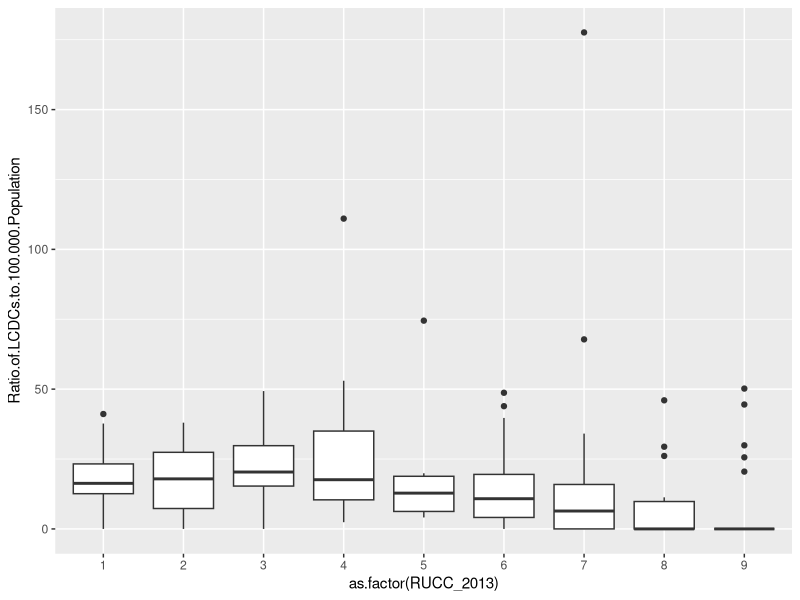
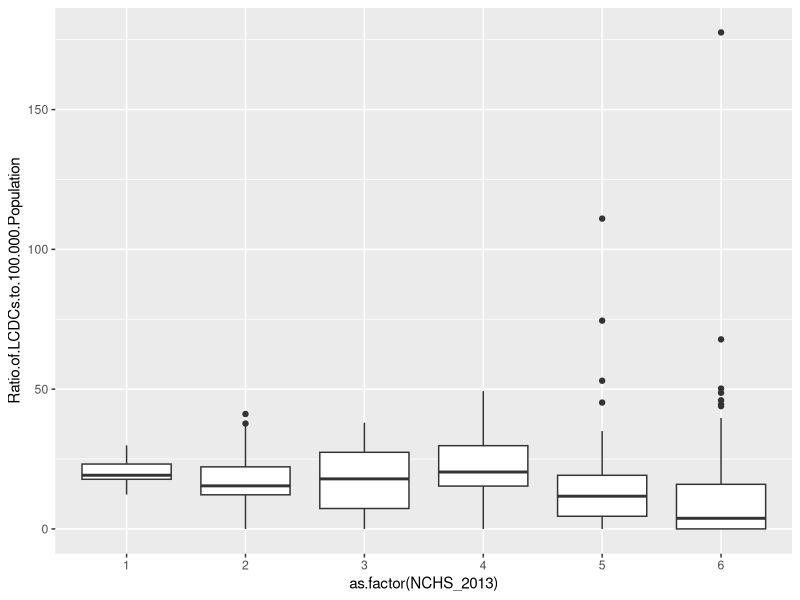
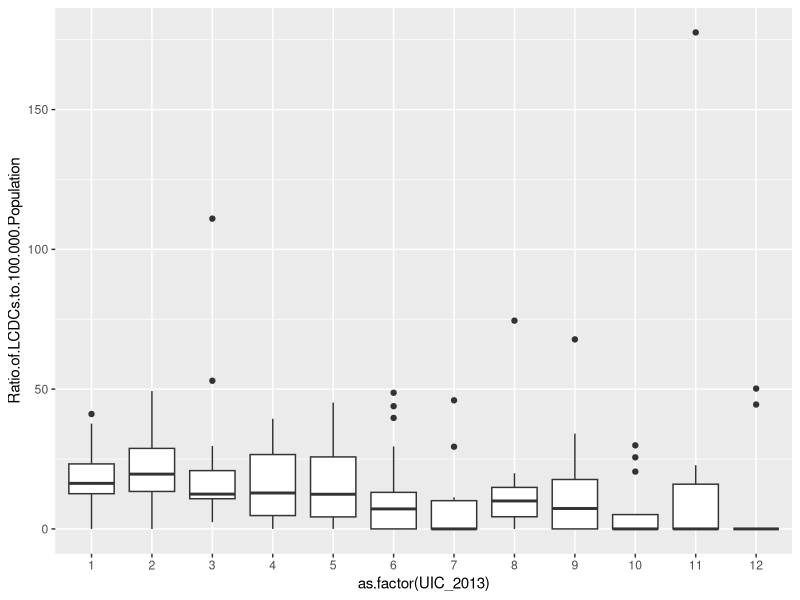
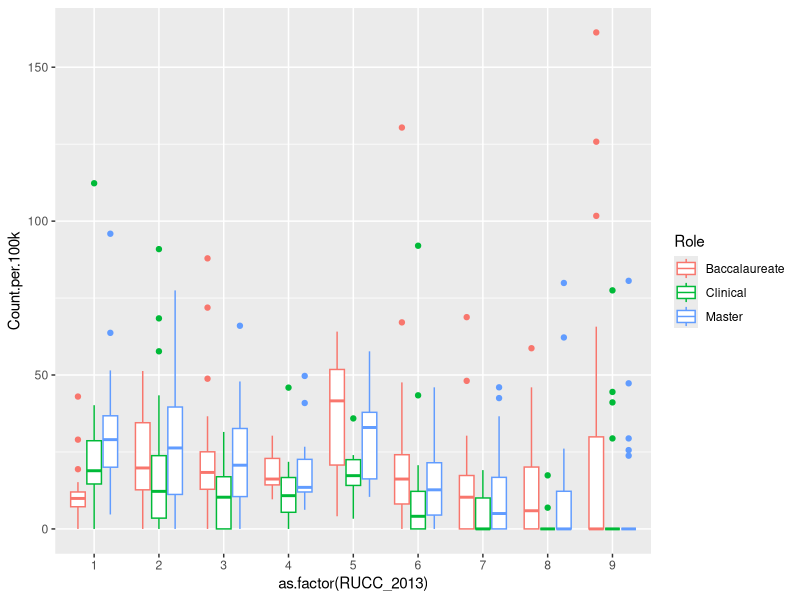
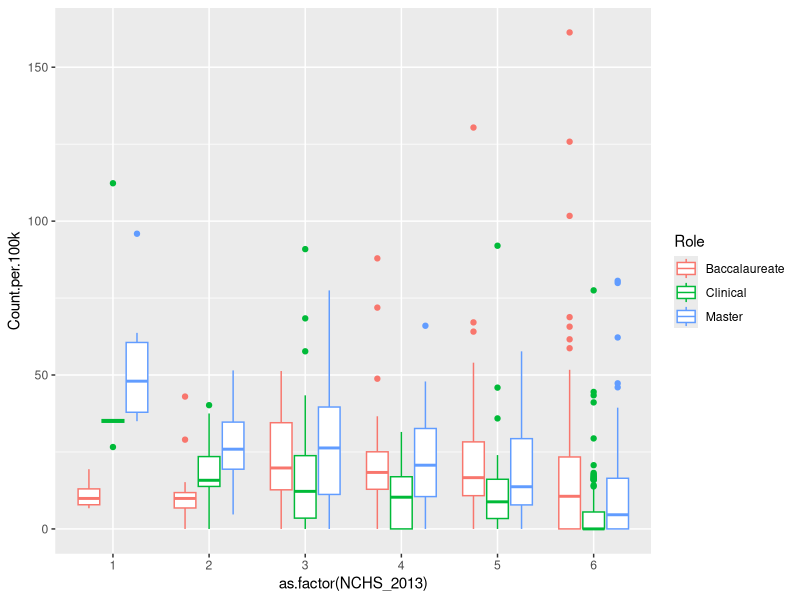
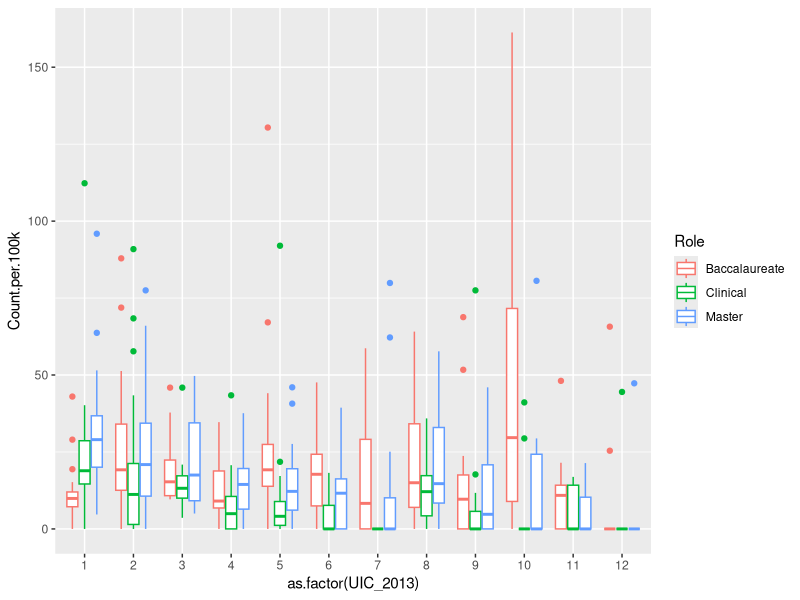
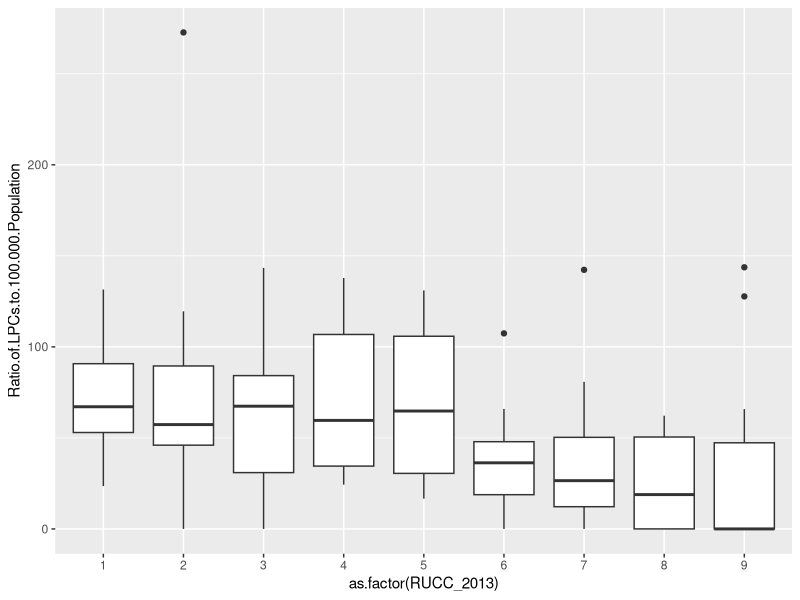
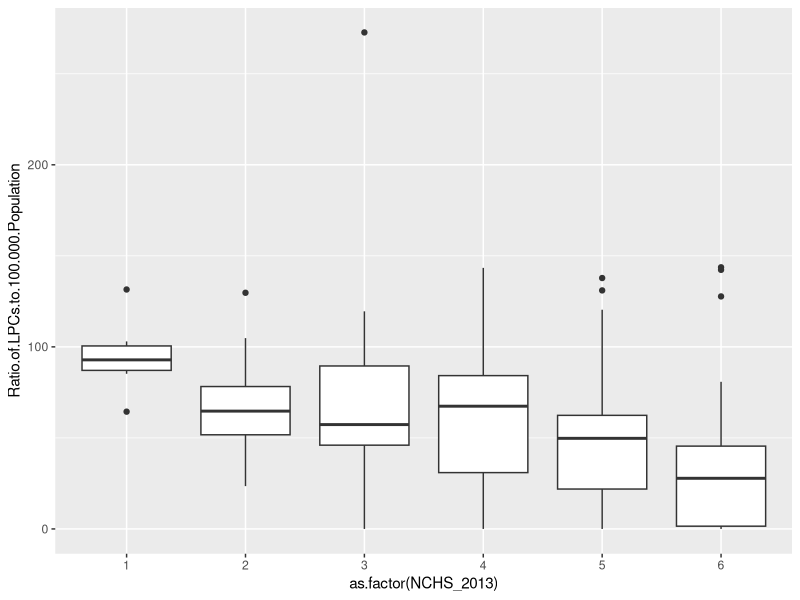

The R script that drew these images, in order:
# Exploratory data for Texas health workers

library(ggplot2)

#setwd('..')
setwd("C:/Users/met48/Desktop/V1.3_CHERR-mental_health_data_processing/dashboard_data")

TX_health_workers_2020 <- read.csv("dashboard_data_v_1_3.csv")

colnames(TX_health_workers_2020)

# Licensed chemical dependency counselors

ggplot(TX_health_workers_2020, aes(x=as.factor(RUCC_2013), y=Ratio.of.LCDCs.to.100.000.Population))+
  geom_boxplot()

ggplot(TX_health_workers_2020, aes(x=as.factor(NCHS_2013), y=Ratio.of.LCDCs.to.100.000.Population))+
  geom_boxplot()

ggplot(TX_health_workers_2020, aes(x=as.factor(UIC_2013), y=Ratio.of.LCDCs.to.100.000.Population))+
  geom_boxplot()

# Licensed social workers

LCSWs <- TX_health_workers_2020[,c("Name", "Ratio.of.LCSWs.to.100.000.Population", "RUCC_2013", "NCHS_2013", "UIC_2013")]
LCSWs$Role <- "Clinical"
colnames(LCSWs) <- c("County", "Count.per.100k", "RUCC_2013", "NCHS_2013", "UIC_2013", "Role")

LBSWs <- TX_health_workers_2020[,c("Name", "Ratio.of.LBSWs.to.100.000.Population", "RUCC_2013", "NCHS_2013", "UIC_2013")]
LBSWs$Role <- "Baccalaureate"
colnames(LBSWs) <- c("County", "Count.per.100k", "RUCC_2013", "NCHS_2013", "UIC_2013", "Role")

LMSWs <- TX_health_workers_2020[,c("Name", "Ratio.of.LMSWs.to.100.000.Population", "RUCC_2013", "NCHS_2013", "UIC_2013")]
LMSWs$Role <- "Master"
colnames(LMSWs) <- c("County", "Count.per.100k", "RUCC_2013", "NCHS_2013", "UIC_2013", "Role")

TX_SWs <- rbind(LCSWs, LBSWs)
TX_SWs <- as.data.frame(rbind(TX_SWs, LMSWs))

ggplot(TX_SWs, aes(x=as.factor(RUCC_2013), y=Count.per.100k, color=Role))+
  geom_boxplot()

ggplot(TX_SWs, aes(x=as.factor(NCHS_2013), y=Count.per.100k, color=Role))+
  geom_boxplot()

ggplot(TX_SWs, aes(x=as.factor(UIC_2013), y=Count.per.100k, color=Role))+
  geom_boxplot()

# Licensed professional counselors

ggplot(TX_health_workers_2020, aes(x=as.factor(RUCC_2013), y=Ratio.of.LPCs.to.100.000.Population))+
  geom_boxplot()

ggplot(TX_health_workers_2020, aes(x=as.factor(NCHS_2013), y=Ratio.of.LPCs.to.100.000.Population))+
  geom_boxplot()

ggplot(TX_health_workers_2020, aes(x=as.factor(UIC_2013), y=Ratio.of.LPCs.to.100.000.Population))+
  geom_boxplot()

# Licensed psychiatrists

ggplot(TX_health_workers_2020, aes(x=as.factor(RUCC_2013), y=Ratio.of.Psychiatrists.to.100.000.Population))+
  geom_boxplot()

ggplot(TX_health_workers_2020, aes(x=as.factor(NCHS_2013), y=Ratio.of.Psychiatrists.to.100.000.Population
))+
  geom_boxplot()

ggplot(TX_health_workers_2020, aes(x=as.factor(UIC_2013), y=Ratio.of.Psychiatrists.to.100.000.Population
))+
  geom_boxplot()
